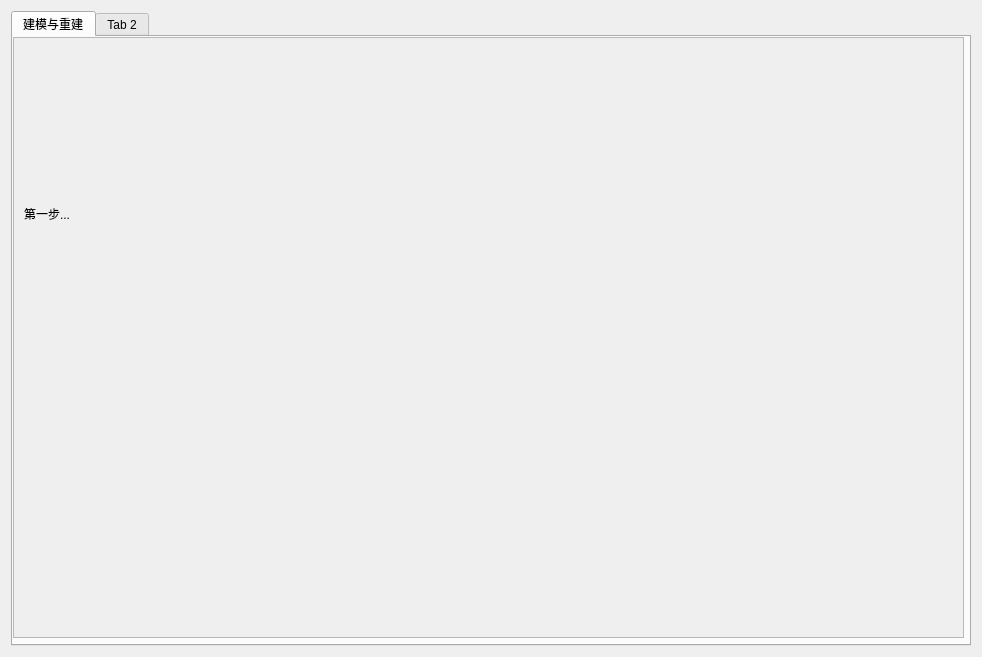
<?xml version="1.0" encoding="UTF-8"?>
<ui version="4.0">
 <class>HelpDoc</class>
 <widget class="QDialog" name="HelpDoc">
  <property name="geometry">
   <rect>
    <x>0</x>
    <y>0</y>
    <width>982</width>
    <height>657</height>
   </rect>
  </property>
  <property name="windowTitle">
   <string>帮助文档</string>
  </property>
  <layout class="QGridLayout" name="gridLayout">
   <item row="0" column="0">
    <widget class="QTabWidget" name="tabWidget">
     <property name="currentIndex">
      <number>0</number>
     </property>
     <widget class="QWidget" name="tab">
      <attribute name="title">
       <string>建模与重建</string>
      </attribute>
      <widget class="QScrollArea" name="scrollArea">
       <property name="geometry">
        <rect>
         <x>0</x>
         <y>0</y>
         <width>951</width>
         <height>601</height>
        </rect>
       </property>
       <property name="widgetResizable">
        <bool>true</bool>
       </property>
       <widget class="QWidget" name="scrollAreaWidgetContents">
        <property name="geometry">
         <rect>
          <x>0</x>
          <y>0</y>
          <width>949</width>
          <height>599</height>
         </rect>
        </property>
        <widget class="QLabel" name="label">
         <property name="geometry">
          <rect>
           <x>10</x>
           <y>20</y>
           <width>931</width>
           <height>311</height>
          </rect>
         </property>
         <property name="text">
          <string>第一步...</string>
         </property>
        </widget>
       </widget>
      </widget>
     </widget>
     <widget class="QWidget" name="tab_2">
      <attribute name="title">
       <string>Tab 2</string>
      </attribute>
     </widget>
    </widget>
   </item>
  </layout>
 </widget>
 <resources>
  <include location="Turbine_Blade.qrc"/>
  <include location="Turbine_Blade.qrc"/>
 </resources>
 <connections/>
</ui>
